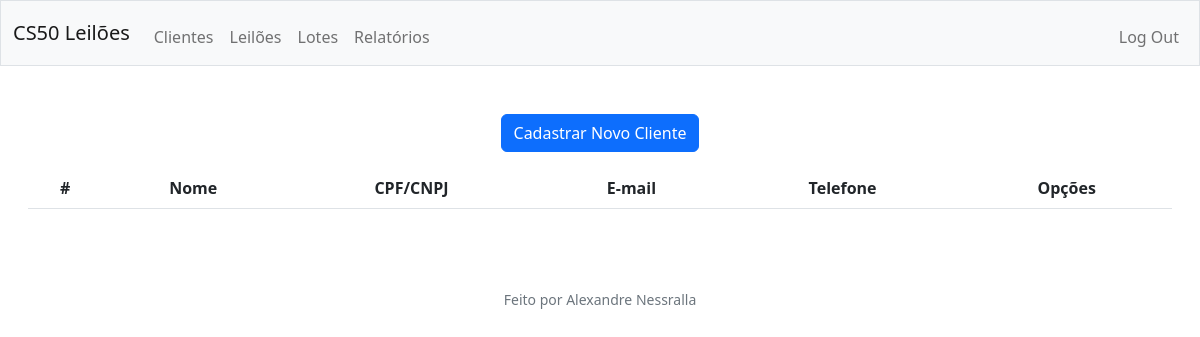
The page /clientes (signed in) on the database as committed earlier.
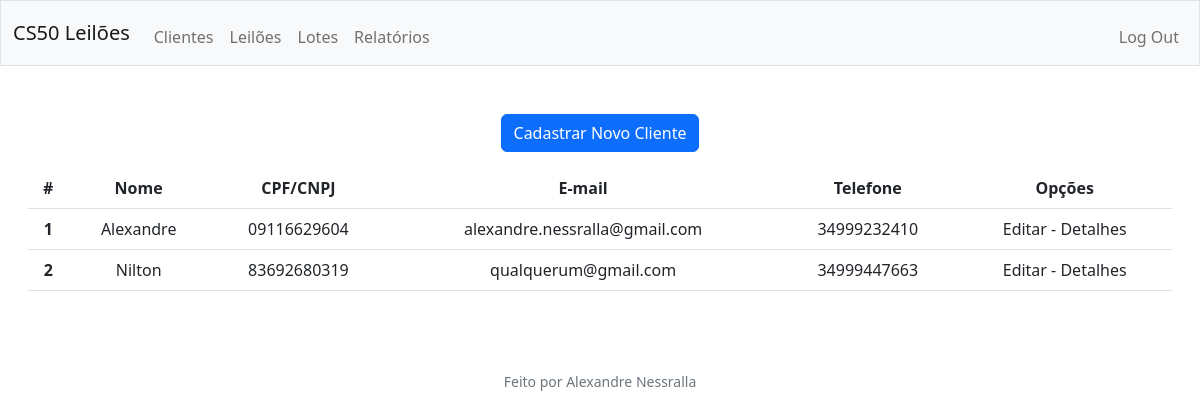
The same page on the database as committed later.
### tables this page shows
CREATE TABLE clients (
    clientId INTEGER PRIMARY KEY AUTOINCREMENT,
    created TIMESTAMP NOT NULL DEFAULT CURRENT_TIMESTAMP,
    nome VARCHAR(45) NOT NULL,
    doc VARCHAR(15) NOT NULL,
    mail VARCHAR(30) NOT NULL,
    logradouro VARCHAR(45) NOT NULL,
    bairro VARCHAR(20) NOT NULL,
    cidade VARCHAR(20) NOT NULL,
    estado VARCHAR(2) NOT NULL,
    inscRural VARCHAR(15) NOT NULL,
    tel VARCHAR(15) NOT NULL,
    com VARCHAR (2) NOT NULL DEFAULT 2
);

### app.py (the view)
@app.route('/clientes')
@login_requireds
def clients():
    rows = cur.execute("SELECT * FROM clients")
    clients = rows.fetchall()
    return render_template('clientes.html',clients=clients)

### helpers.py (called while the page is built)
def login_requireds(f):
    @wraps(f)
    def decorated_function(*args, **kwargs):
        if session.get("user_id") is None:
            return redirect("/login")
        return f(*args, **kwargs)
    return decorated_function

### templates/clientes.html (shortened to what this page needs)
{% extends "layout.html" %}
{% block main %}
    <div>
        <button class="btn btn-primary" ><a style="text-decoration:none; color: #fff;"  href="./cadastro">Cadastrar Novo Cliente</a></button>
    </div>
    <div class="w-80 p-3">
        <table class="table table-hover">
            <thead>
              <tr>
                <th scope="col">#</th>
                <th scope="col">Nome</th>
                <th scope="col">CPF/CNPJ</th>
                <th scope="col">E-mail</th>
                <th scope="col">Telefone</th>
                <th scope="col">Opções</th>
              </tr>
            </thead>
            <tbody>
              {% for client in clients %}
              <tr>
                <th scope="row">{{client[0]}}</th>
                <td>{{client[2]}}</td>
                <td>{{client[3]}}</td>
                <td>{{client[4]}}</td>
                <td>{{client[10]}}</td>
                <td> Editar - Detalhes </td>
              </tr>
              {% endfor %}
            </tbody>
          </table>
    </div>
{% endblock %}

Rows that differ between the two databases and show on the page:
added clients: clientId "1", nome "Alexandre", doc "09116629604", mail "alexandre.nessralla@gmail.com", tel "34999232410"
added clients: clientId "2", nome "Nilton", doc "83692680319", mail "qualquerum@gmail.com", tel "34999447663"
